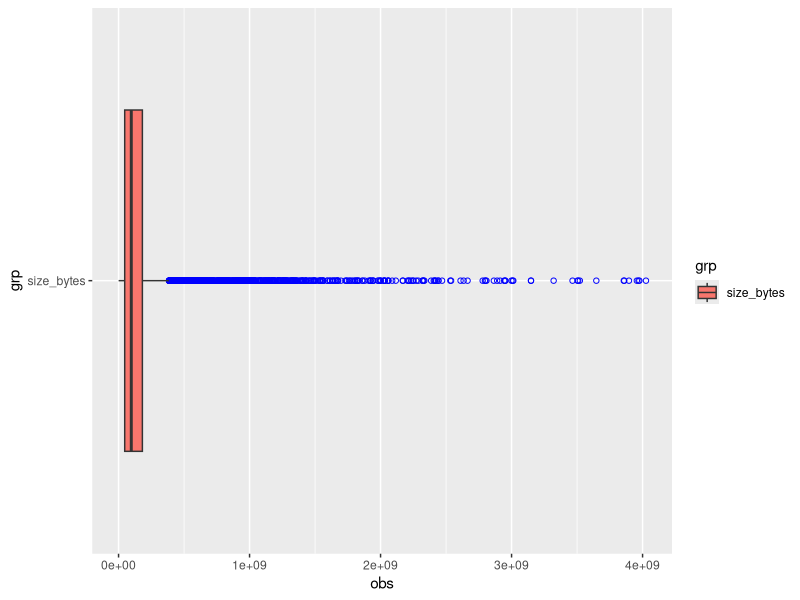
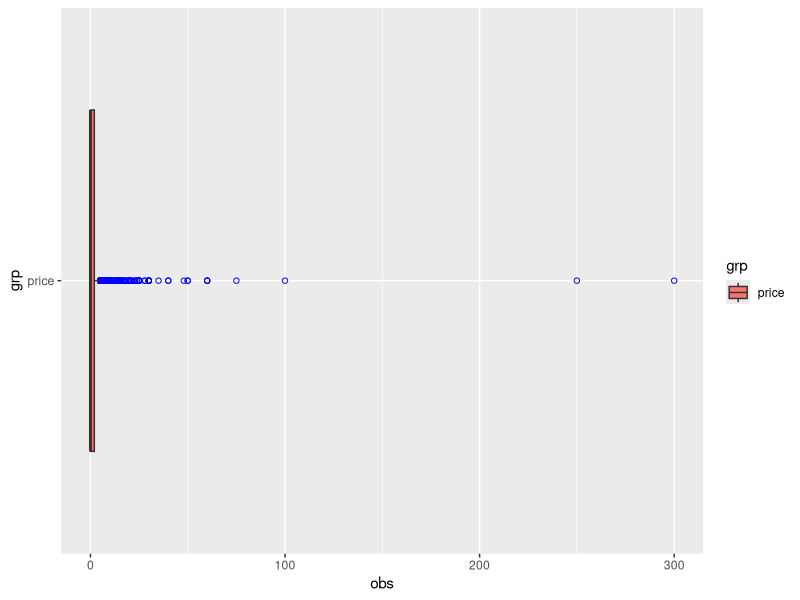
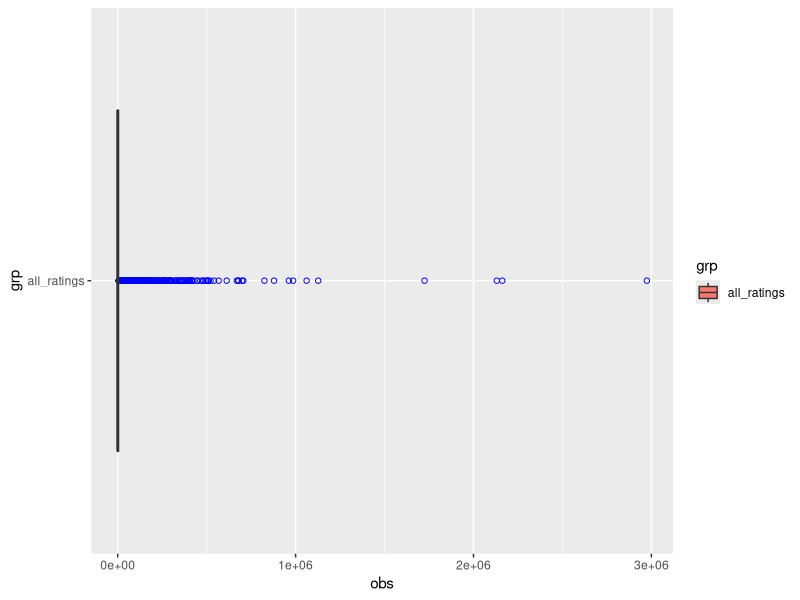
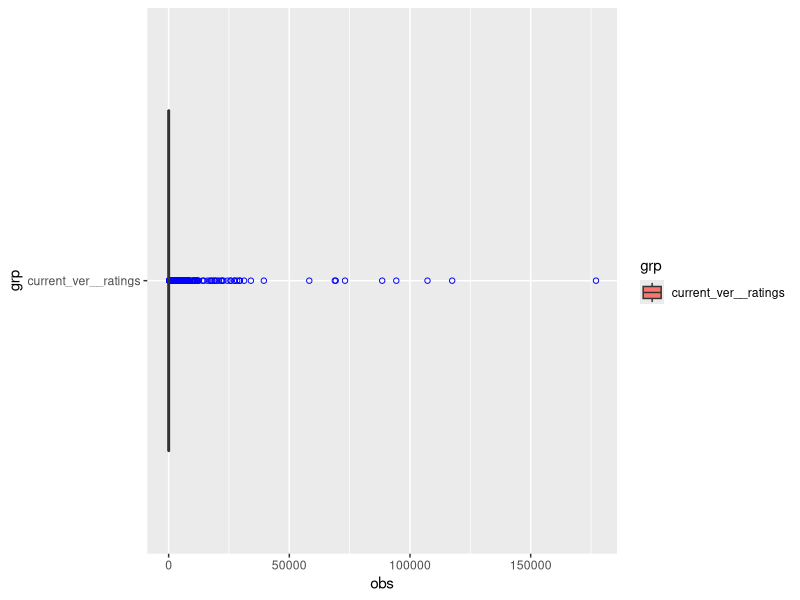
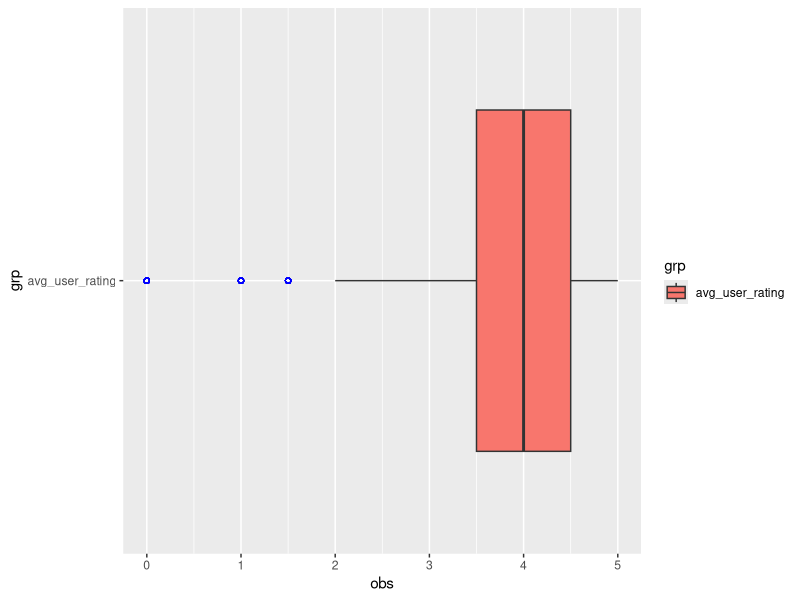
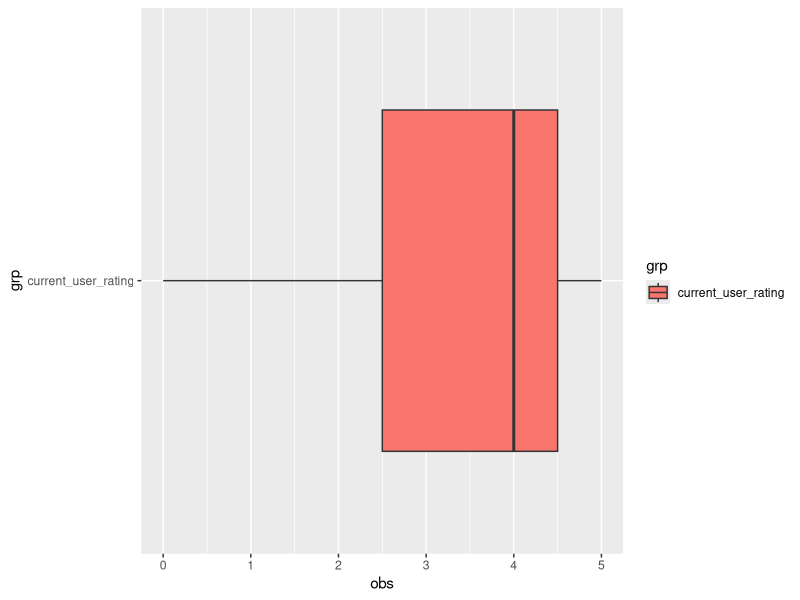
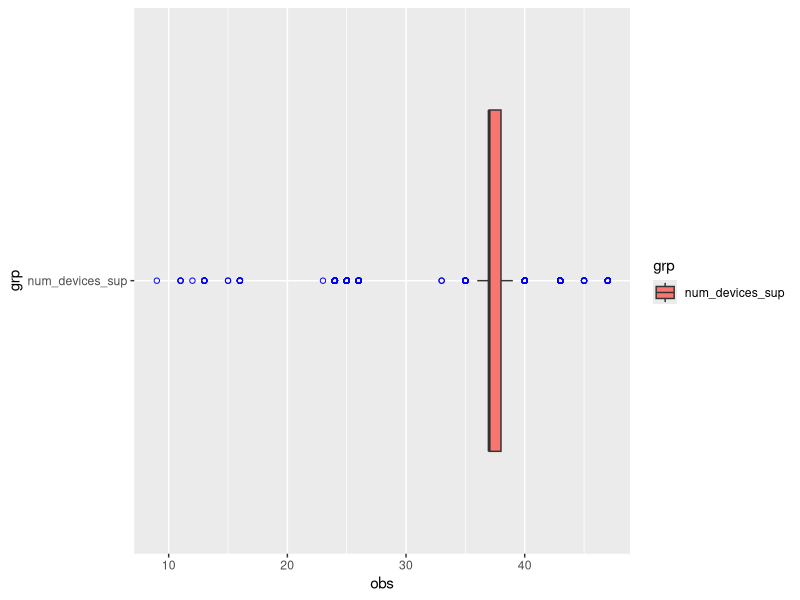
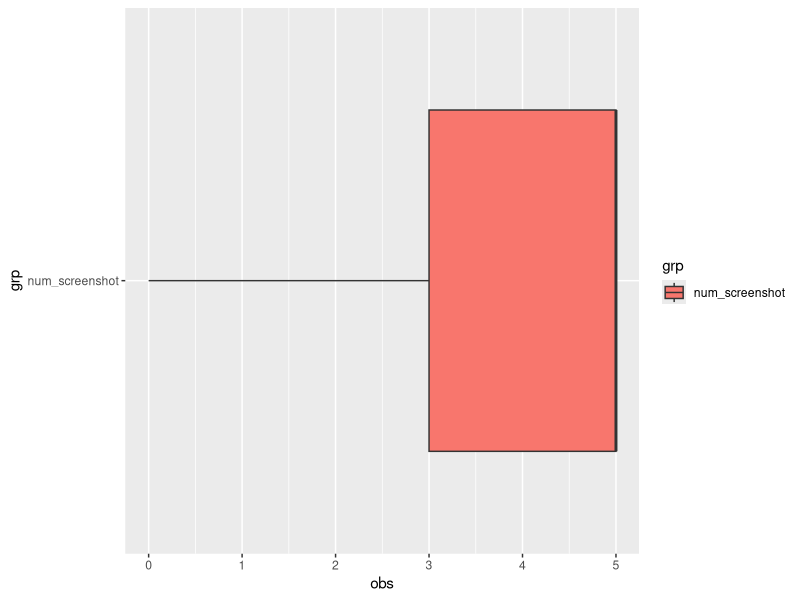

Reproduce these figures in R, in order.
## ---- chunk 1
knitr::opts_chunk$set(echo = TRUE)
## ---- chunk 2

dataset <- read.csv("AppleStore.csv",
                    fileEncoding = 'UTF-8',
                    strip.white = TRUE,
                    header = TRUE,
                    sep = ',')

## ---- chunk 3

podaci <-subset(dataset, select = -c(id, currency, X) )


## ---- chunk 4

dim(dataset)
sapply(dataset, class)

summary(dataset)


## ---- chunk 5

cat("Broj NA vrijednosti u koloni X: ", length(subset(dataset,
is.na(X))), "\n")

cat("Broj NA vrijednosti u koloni Id: ", length(subset(dataset,
is.na(id))), "\n")

cat("Broj NA vrijednosti u koloni app_name: ", length(subset(dataset,
is.na(app_name))), "\n")

cat("Broj NA vrijednosti u koloni size_bytes: ", length(subset(dataset,
is.na(size_bytes))), "\n")

cat("Broj NA vrijednosti u koloni currency: ", length(subset(dataset,
is.na(currency))), "\n")

cat("Broj NA vrijednosti u koloni price: ", length(subset(dataset,
is.na(price))), "\n")

cat("Broj NA vrijednosti u koloni all_ratings: ", length(subset(dataset,
is.na(all_ratings))), "\n")

cat("Broj NA vrijednosti u koloni current_ver__ratings: ", length(subset(dataset,
is.na(current_ver__ratings))), "\n")

cat("Broj NA vrijednosti u koloni avg_user_rating: ", length(subset(dataset,
is.na(avg_user_rating))), "\n")

cat("Broj NA vrijednosti u koloni current_user_rating: ", length(subset(dataset,
is.na(current_user_rating))), "\n")

cat("Broj NA vrijednosti u koloni latest_version: ", length(subset(dataset,
is.na(latest_version))), "\n")

cat("Broj NA vrijednosti u koloni age_rating: ", length(subset(dataset,
is.na(age_rating))), "\n")

cat("Broj NA vrijednosti u koloni genre: ", length(subset(dataset,
is.na(genre))), "\n")

cat("Broj NA vrijednosti u koloni num_devices_sup: ", length(subset(dataset,
is.na(num_devices_sup))), "\n")

cat("Broj NA vrijednosti u koloni num_languages: ", length(subset(dataset,
is.na(num_languages))), "\n")

cat("Broj NA vrijednosti u koloni Developer: ", length(subset(dataset,
is.na(dataset$Developer))), "\n")

cat("Broj NA vrijednosti u koloni num_screenshot: ", length(subset(dataset,
is.na(num_screenshot))), "\n")

## ---- chunk 6
#Distribucija numerickih varijabli

summary(dataset[,c('id', 'size_bytes', 'price', 'all_ratings', 'current_ver__ratings', 'avg_user_rating', 'current_user_rating', 'num_devices_sup', 'num_screenshot', 'num_languages')])

## ---- chunk 7
#IQR

apply(dataset[,c('id', 'size_bytes', 'price', 'all_ratings', 'current_ver__ratings', 'avg_user_rating', 'current_user_rating', 'num_devices_sup', 'num_screenshot', 'num_languages')],2,IQR, na.rm=TRUE)

## ---- chunk 8
#Rang

apply(dataset[,c('id', 'size_bytes', 'price', 'all_ratings', 'current_ver__ratings', 'avg_user_rating', 'current_user_rating', 'num_devices_sup', 'num_screenshot', 'num_languages')],2,range, na.rm=TRUE)

## ---- chunk 9
#Moda

getmode <- function(v) {
  uniqv <- unique(v)
  uniqv[which.max(tabulate(match(v, uniqv)))]
}
apply(dataset[,c('id', 'size_bytes', 'price', 'all_ratings', 'current_ver__ratings', 'avg_user_rating', 'current_user_rating', 'num_devices_sup', 'num_screenshot', 'num_languages')],2,getmode)


## ---- chunk 10
#Standardna devijacija

apply(dataset[,c('id', 'size_bytes', 'price', 'all_ratings', 'current_ver__ratings', 'avg_user_rating', 'current_user_rating', 'num_devices_sup', 'num_screenshot', 'num_languages')], 2 ,sd, na.rm=TRUE)
## ---- chunk 11
#Varijansa

apply(dataset[,c('id', 'size_bytes', 'price', 'all_ratings', 'current_ver__ratings', 'avg_user_rating', 'current_user_rating', 'num_devices_sup', 'num_screenshot', 'num_languages')],2,var, na.rm=TRUE)

## ---- chunk 12
podaci <-subset(dataset, select = -c(id) )

## ---- chunk 13

library(ggplot2)
library(tidyverse)

df_tidy <- podaci %>%
pivot_longer(cols=size_bytes, values_to = "obs",
names_to = "grp")
plot <- ggplot(df_tidy, aes(x = grp, y = obs, fill = grp))
plot + geom_boxplot(outlier.colour = "blue", outlier.shape = 1) + coord_flip()

## ---- chunk 14
library(ggplot2)

df_tidy <- podaci %>%
pivot_longer(cols=price, values_to = "obs",
names_to = "grp")
plot <- ggplot(df_tidy, aes(x = grp, y = obs, fill = grp))
plot + geom_boxplot(outlier.colour = "blue", outlier.shape = 1) + coord_flip()
## ---- chunk 15
library(ggplot2)

df_tidy <- podaci %>%
pivot_longer(cols=all_ratings, values_to = "obs",
names_to = "grp")
plot <- ggplot(df_tidy, aes(x = grp, y = obs, fill = grp))
plot + geom_boxplot(outlier.colour = "blue", outlier.shape = 1) + coord_flip()
## ---- chunk 16
library(ggplot2)

df_tidy <- podaci %>%
pivot_longer(cols=current_ver__ratings, values_to = "obs",
names_to = "grp")
plot <- ggplot(df_tidy, aes(x = grp, y = obs, fill = grp))
plot + geom_boxplot(outlier.colour = "blue", outlier.shape = 1) + coord_flip()
## ---- chunk 17
library(ggplot2)

df_tidy <- podaci %>%
pivot_longer(cols=avg_user_rating, values_to = "obs",
names_to = "grp")
plot <- ggplot(df_tidy, aes(x = grp, y = obs, fill = grp))
plot + geom_boxplot(outlier.colour = "blue", outlier.shape = 1) + coord_flip()
## ---- chunk 18
library(ggplot2)

df_tidy <- podaci %>%
pivot_longer(cols=current_user_rating, values_to = "obs",
names_to = "grp")
plot <- ggplot(df_tidy, aes(x = grp, y = obs, fill = grp))
plot + geom_boxplot(outlier.colour = "blue", outlier.shape = 1) + coord_flip()
## ---- chunk 19
library(ggplot2)

df_tidy <- podaci %>%
pivot_longer(cols=num_devices_sup, values_to = "obs",
names_to = "grp")
plot <- ggplot(df_tidy, aes(x = grp, y = obs, fill = grp))
plot + geom_boxplot(outlier.colour = "blue", outlier.shape = 1) + coord_flip()
## ---- chunk 20
library(ggplot2)

df_tidy <- podaci %>%
pivot_longer(cols=num_screenshot, values_to = "obs",
names_to = "grp")
plot <- ggplot(df_tidy, aes(x = grp, y = obs, fill = grp))
plot + geom_boxplot(outlier.colour = "blue", outlier.shape = 1) + coord_flip()
## ---- chunk 21
library(ggplot2)

df_tidy <- podaci %>%
pivot_longer(cols=num_languages, values_to = "obs",
names_to = "grp")
plot <- ggplot(df_tidy, aes(x = grp, y = obs, fill = grp))
plot + geom_boxplot(outlier.colour = "blue", outlier.shape = 1) + coord_flip()
## ---- chunk 22
plot(podaci$size_bytes, podaci$current_user_rating)

median <- median(podaci$size_bytes)
  for (i in 1 : 3) {
    index_minimuma <- which.min(podaci$size_bytes)
    podaci$size_bytes[index_minimuma] <- median }
    index_maximuma <- which.max(podaci$size_bytes)
    podaci$size_bytes[index_maximuma] <- median
    
plot(podaci$size_bytes, podaci$current_user_rating)
## ---- chunk 23
plot(podaci$current_ver__ratings, podaci$current_user_rating)

median <- median(podaci$current_ver__ratings)
for (i in 1 : 10)
{
 index_maximuma <- which.max(podaci$current_ver__ratings)
 podaci$current_ver__ratings[index_maximuma] <- median
}
plot(podaci$current_ver__ratings, podaci$current_ver__ratings)

## ---- chunk 24
plot(podaci$avg_user_rating, podaci$current_user_rating)
median <- median(podaci$avg_user_rating)

for (i in 1 : 3)
{
 index_minimuma <- which.min(podaci$avg_user_rating)
 podaci$avg_user_rating[index_minimuma] <- median
 index_maximuma <- which.max(podaci$avg_user_rating)
 podaci$avg_user_rating[index_maximuma] <- median
}

plot(podaci$avg_user_rating, podaci$current_user_rating)
boxplot(podaci$avg_user_rating)
## ---- chunk 25
plot(podaci$num_screenshot, podaci$current_user_rating)

median <- median(podaci$num_screenshot)
for (i in 1 : 3)
{
 index_maximuma <- which.max(podaci$num_screenshot)
 podaci$num_screenshot[index_maximuma] <- median
}

for (i in 1 : 10)
{
 index_minimuma <- which.min(podaci$num_screenshot)
 podaci$num_screenshot[index_minimuma] <- median
}

plot(podaci$num_screenshot, podaci$current_user_rating)

boxplot(podaci$num_screenshot)
## ---- chunk 26

max <- max(podaci$size_bytes) 
j <- 0
while (10 ** j < max)
j=j+1
podaci <- mutate(podaci, size_bytes_decscale = size_bytes / 10 ** j)

plot(podaci$current_user_rating, podaci$size_bytes_decscale, main = "Decimal scale normalizacija", bg = "red", pch = 21)


## ---- chunk 27
library(dplyr)
max <- max(podaci$size_bytes)
min <- min(podaci$size_bytes)
podaci <- mutate(podaci, size_bytes_minmax = (size_bytes - min) / (max - min))

plot(podaci$current_user_rating, podaci$toefl_minmax, main = "Min-max normalizacija", bg = "yellow", pch = 21)

## ---- chunk 28

avg <- median(podaci$size_bytes) 
std <- sd(podaci$size_bytes)
podaci <- mutate(podaci, toefl_zscore = (size_bytes - avg) / std)

plot(podaci$current_user_rating, podaci$size_bytes_zscore, main = "Z-score normalizacija", bg = "green", pch = 21)

## ---- chunk 29

library(dplyr)
max <- max(podaci$size_bytes)
min <- min(podaci$size_bytes)
podaci <- mutate(podaci, minmax_size_bytes = (size_bytes - min) / (max -
min))

plot(podaci$current_user_rating, podaci$minmax_size_bytes, main = "Min-max normalizacija", bg = "yellow", pch = 21)
## ---- chunk 30

avg <- median(podaci$size_bytes) 
std <- sd(podaci$size_bytes)
podaci <- mutate(podaci, toefl_zscore = (size_bytes - avg) / std)

plot(podaci$current_user_rating, podaci$size_bytes_zscore, main = "Z-score normalizacija", bg = "green", pch = 21)

## ---- chunk 31

max <- max(podaci$size_bytes) 
j <- 0
while (10 ** j < max)
j=j+1
podaci <- mutate(podaci, size_bytes_decscale = size_bytes / 10 ** j)

plot(podaci$current_user_rating, podaci$size_bytes_decscale, main = "Decimal scale normalizacija", bg = "red", pch = 21)


## ---- chunk 32
write.csv(podaci, file = "podaci.csv")
